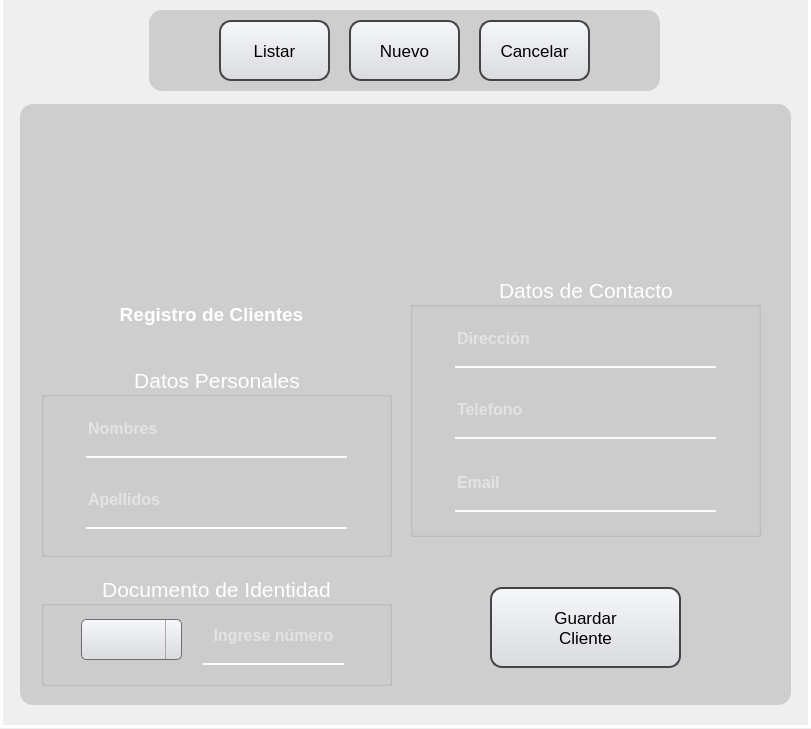
<?xml version="1.0" encoding="UTF-8"?>
<ui version="4.0">
 <class>MainWindow</class>
 <widget class="QMainWindow" name="MainWindow">
  <property name="geometry">
   <rect>
    <x>0</x>
    <y>0</y>
    <width>811</width>
    <height>729</height>
   </rect>
  </property>
  <property name="minimumSize">
   <size>
    <width>811</width>
    <height>729</height>
   </size>
  </property>
  <property name="maximumSize">
   <size>
    <width>811</width>
    <height>729</height>
   </size>
  </property>
  <property name="windowTitle">
   <string>MainWindow</string>
  </property>
  <widget class="QWidget" name="centralwidget">
   <widget class="QLabel" name="label">
    <property name="geometry">
     <rect>
      <x>0</x>
      <y>-3</y>
      <width>821</width>
      <height>731</height>
     </rect>
    </property>
    <property name="text">
     <string/>
    </property>
    <property name="pixmap">
     <pixmap>../view_img/fondo.png</pixmap>
    </property>
    <property name="scaledContents">
     <bool>true</bool>
    </property>
   </widget>
   <widget class="QLabel" name="label_3">
    <property name="enabled">
     <bool>false</bool>
    </property>
    <property name="geometry">
     <rect>
      <x>0</x>
      <y>-3</y>
      <width>811</width>
      <height>731</height>
     </rect>
    </property>
    <property name="styleSheet">
     <string notr="true">background-color: qlineargradient(spread:pad, x1:0, y1:0, x2:0, y2:00715909, stop:0 rgba(0, 0, 0, 35), stop:0.375 rgba(0, 0, 0, 50), stop:0.835227 rgba(0, 0, 0, 75));

border: 3px solid white; </string>
    </property>
    <property name="text">
     <string/>
    </property>
   </widget>
   <widget class="QLabel" name="label_9">
    <property name="geometry">
     <rect>
      <x>149</x>
      <y>10</y>
      <width>511</width>
      <height>81</height>
     </rect>
    </property>
    <property name="styleSheet">
     <string notr="true">background-color:rgba(0,0,0,35);
border-radius:13px</string>
    </property>
    <property name="text">
     <string/>
    </property>
   </widget>
   <widget class="QPushButton" name="bt_listar_cl">
    <property name="geometry">
     <rect>
      <x>219</x>
      <y>20</y>
      <width>111</width>
      <height>61</height>
     </rect>
    </property>
    <property name="font">
     <font>
      <pointsize>13</pointsize>
      <weight>50</weight>
      <bold>false</bold>
      <underline>false</underline>
      <strikeout>false</strikeout>
     </font>
    </property>
    <property name="styleSheet">
     <string notr="true">QPushButton {
	 background: qlineargradient(x1:0, y1:0, x2:0, y2:1, stop:0 #f6f7fa, stop:1 #dadbde);
	border: 2px solid #444444;
    text-align: center; 
    text-decoration: none; 
    border-radius: 12px;
}

QPushButton:hover {
	background-color: rgb(241, 241, 241);
}

QPushButton:pressed {
	background-color: rgb(223, 223, 223);
}
</string>
    </property>
    <property name="text">
     <string>Listar</string>
    </property>
   </widget>
   <widget class="QPushButton" name="bt_cancelar_cl">
    <property name="geometry">
     <rect>
      <x>479</x>
      <y>20</y>
      <width>111</width>
      <height>61</height>
     </rect>
    </property>
    <property name="font">
     <font>
      <pointsize>13</pointsize>
      <weight>50</weight>
      <bold>false</bold>
      <underline>false</underline>
      <strikeout>false</strikeout>
     </font>
    </property>
    <property name="styleSheet">
     <string notr="true">QPushButton {
	color: black;
	 background: qlineargradient(x1:0, y1:0, x2:0, y2:1, stop:0 #f6f7fa, stop:1 #dadbde);
	border: 2px solid #444444;
    text-align: center; 
    text-decoration: none; 
    border-radius: 12px;
}

QPushButton:hover {
	background-color: rgb(255, 0, 0);
}

QPushButton:pressed {
	background-color: rgb(166, 0, 0);
}</string>
    </property>
    <property name="text">
     <string>Cancelar</string>
    </property>
   </widget>
   <widget class="QPushButton" name="bt_nuevo_cl">
    <property name="geometry">
     <rect>
      <x>349</x>
      <y>20</y>
      <width>111</width>
      <height>61</height>
     </rect>
    </property>
    <property name="font">
     <font>
      <pointsize>13</pointsize>
      <weight>50</weight>
      <bold>false</bold>
      <underline>false</underline>
      <strikeout>false</strikeout>
     </font>
    </property>
    <property name="styleSheet">
     <string notr="true">QPushButton {
	 background: qlineargradient(x1:0, y1:0, x2:0, y2:1, stop:0 #f6f7fa, stop:1 #dadbde);
	border: 2px solid #444444;
    text-align: center; 
    text-decoration: none; 
    border-radius: 12px;
}

QPushButton:hover {
	background-color: rgb(241, 241, 241);
}

QPushButton:pressed {
	background-color: rgb(223, 223, 223);
}
</string>
    </property>
    <property name="text">
     <string>Nuevo</string>
    </property>
   </widget>
   <widget class="QWidget" name="window_1_cl" native="true">
    <property name="geometry">
     <rect>
      <x>0</x>
      <y>94</y>
      <width>811</width>
      <height>631</height>
     </rect>
    </property>
    <widget class="QLabel" name="label_10">
     <property name="geometry">
      <rect>
       <x>20</x>
       <y>10</y>
       <width>771</width>
       <height>601</height>
      </rect>
     </property>
     <property name="font">
      <font>
       <pointsize>8</pointsize>
      </font>
     </property>
     <property name="styleSheet">
      <string notr="true">background-color:rgba(0,0,0,35);
border-radius:13px</string>
     </property>
     <property name="text">
      <string/>
     </property>
    </widget>
    <widget class="QLabel" name="label_7">
     <property name="geometry">
      <rect>
       <x>91</x>
       <y>30</y>
       <width>241</width>
       <height>231</height>
      </rect>
     </property>
     <property name="styleSheet">
      <string notr="true">background-color: qlineargradient(spread:pad, x1:0, y1:0, x2:0, y2:00715909, stop:0 rgba(0, 0, 0, 20), stop:0.375 rgba(0, 0, 0, 50), stop:0.835227 rgba(0, 0, 0, 75));
border-radius: 20px;</string>
     </property>
     <property name="text">
      <string/>
     </property>
    </widget>
    <widget class="QLabel" name="label_2">
     <property name="geometry">
      <rect>
       <x>141</x>
       <y>71</y>
       <width>141</width>
       <height>131</height>
      </rect>
     </property>
     <property name="text">
      <string/>
     </property>
     <property name="pixmap">
      <pixmap>../view_img/img_cliente.png</pixmap>
     </property>
     <property name="scaledContents">
      <bool>true</bool>
     </property>
    </widget>
    <widget class="QLabel" name="label_4">
     <property name="geometry">
      <rect>
       <x>241</x>
       <y>38</y>
       <width>81</width>
       <height>81</height>
      </rect>
     </property>
     <property name="text">
      <string/>
     </property>
     <property name="pixmap">
      <pixmap>../view_img/METROSPLASH.png</pixmap>
     </property>
     <property name="scaledContents">
      <bool>true</bool>
     </property>
    </widget>
    <widget class="QLabel" name="label_6">
     <property name="geometry">
      <rect>
       <x>101</x>
       <y>180</y>
       <width>221</width>
       <height>81</height>
      </rect>
     </property>
     <property name="font">
      <font>
       <pointsize>14</pointsize>
       <weight>75</weight>
       <bold>true</bold>
      </font>
     </property>
     <property name="styleSheet">
      <string notr="true">color: white</string>
     </property>
     <property name="text">
      <string>Registro de Clientes</string>
     </property>
     <property name="alignment">
      <set>Qt::AlignCenter</set>
     </property>
    </widget>
    <widget class="QGroupBox" name="GB_1_CLIENT">
     <property name="geometry">
      <rect>
       <x>41</x>
       <y>272</y>
       <width>351</width>
       <height>191</height>
      </rect>
     </property>
     <property name="font">
      <font>
       <pointsize>16</pointsize>
       <weight>50</weight>
       <bold>false</bold>
      </font>
     </property>
     <property name="styleSheet">
      <string notr="true">color: white
</string>
     </property>
     <property name="title">
      <string>Datos Personales</string>
     </property>
     <property name="alignment">
      <set>Qt::AlignCenter</set>
     </property>
     <widget class="QLineEdit" name="le_name_client">
      <property name="geometry">
       <rect>
        <x>45</x>
        <y>41</y>
        <width>261</width>
        <height>51</height>
       </rect>
      </property>
      <property name="font">
       <font>
        <pointsize>12</pointsize>
        <weight>75</weight>
        <bold>true</bold>
       </font>
      </property>
      <property name="styleSheet">
       <string notr="true">background-color:rgba(0, 0, 0, 0);
border:none;
border-bottom:2px solid rgba(0, 0);
color:rgba(255, 255, 255, 230);
padding-bottom:7px;</string>
      </property>
      <property name="text">
       <string/>
      </property>
      <property name="placeholderText">
       <string>Nombres</string>
      </property>
     </widget>
     <widget class="QLineEdit" name="le_lastname_client">
      <property name="geometry">
       <rect>
        <x>45</x>
        <y>112</y>
        <width>261</width>
        <height>51</height>
       </rect>
      </property>
      <property name="font">
       <font>
        <pointsize>12</pointsize>
        <weight>75</weight>
        <bold>true</bold>
       </font>
      </property>
      <property name="styleSheet">
       <string notr="true">background-color:rgba(0, 0, 0, 0);
border:none;
border-bottom:2px solid rgba(0, 0);
color:rgba(255, 255, 255, 230);
padding-bottom:7px;</string>
      </property>
      <property name="text">
       <string/>
      </property>
      <property name="placeholderText">
       <string>Apellidos</string>
      </property>
     </widget>
    </widget>
    <widget class="QGroupBox" name="GB_2_CLIENT">
     <property name="geometry">
      <rect>
       <x>41</x>
       <y>481</y>
       <width>351</width>
       <height>111</height>
      </rect>
     </property>
     <property name="font">
      <font>
       <pointsize>16</pointsize>
       <weight>50</weight>
       <bold>false</bold>
      </font>
     </property>
     <property name="styleSheet">
      <string notr="true">QComboBox {
    color: black;
}

QGroupBox{
color: white
}
</string>
     </property>
     <property name="title">
      <string>Documento de Identidad</string>
     </property>
     <property name="alignment">
      <set>Qt::AlignCenter</set>
     </property>
     <widget class="QLineEdit" name="le_dni_client">
      <property name="geometry">
       <rect>
        <x>162</x>
        <y>39</y>
        <width>141</width>
        <height>51</height>
       </rect>
      </property>
      <property name="font">
       <font>
        <pointsize>12</pointsize>
        <weight>75</weight>
        <bold>true</bold>
       </font>
      </property>
      <property name="styleSheet">
       <string notr="true">background-color:rgba(0, 0, 0, 0);
border:none;
border-bottom:2px solid rgba(0, 0);
color:rgba(255, 255, 255, 230);
padding-bottom:7px;</string>
      </property>
      <property name="text">
       <string/>
      </property>
      <property name="alignment">
       <set>Qt::AlignCenter</set>
      </property>
      <property name="placeholderText">
       <string>Ingrese número</string>
      </property>
     </widget>
     <widget class="QComboBox" name="cb_tipoDNI_client">
      <property name="geometry">
       <rect>
        <x>40</x>
        <y>44</y>
        <width>101</width>
        <height>41</height>
       </rect>
      </property>
      <property name="font">
       <font>
        <pointsize>10</pointsize>
        <weight>50</weight>
        <bold>false</bold>
       </font>
      </property>
      <property name="styleSheet">
       <string notr="true">QComboBox {
    background: qlineargradient(x1:0, y1:0, x2:0, y2:1, stop:0 #f6f7fa, stop:1 #dadbde);
    border: 1px solid #6c6c6c;
    border-radius: 5px;
    padding: 1px 18px 1px 3px;
    min-width: 6em;
}

QComboBox::drop-down {
    border-left-width: 1px;
    border-left-color: darkgray;
    border-left-style: solid;    
}
QComboBox::down-arrow {
	border-image: url(:/Imagenes/203484.png);
}

QComboBox::hover{
	background-color: rgb(241, 241, 241);
}</string>
      </property>
     </widget>
    </widget>
    <widget class="QGroupBox" name="GB_2_CLIENT_2">
     <property name="geometry">
      <rect>
       <x>410</x>
       <y>182</y>
       <width>351</width>
       <height>261</height>
      </rect>
     </property>
     <property name="font">
      <font>
       <pointsize>16</pointsize>
       <weight>50</weight>
       <bold>false</bold>
      </font>
     </property>
     <property name="styleSheet">
      <string notr="true">color: white
</string>
     </property>
     <property name="title">
      <string>Datos de Contacto</string>
     </property>
     <property name="alignment">
      <set>Qt::AlignCenter</set>
     </property>
     <widget class="QLineEdit" name="le_direcc_client">
      <property name="geometry">
       <rect>
        <x>45</x>
        <y>41</y>
        <width>261</width>
        <height>51</height>
       </rect>
      </property>
      <property name="font">
       <font>
        <pointsize>12</pointsize>
        <weight>75</weight>
        <bold>true</bold>
       </font>
      </property>
      <property name="styleSheet">
       <string notr="true">background-color:rgba(0, 0, 0, 0);
border:none;
border-bottom:2px solid rgba(0, 0);
color:rgba(255, 255, 255, 230);
padding-bottom:7px;</string>
      </property>
      <property name="text">
       <string/>
      </property>
      <property name="placeholderText">
       <string>Dirección</string>
      </property>
     </widget>
     <widget class="QLineEdit" name="le_telf_client">
      <property name="geometry">
       <rect>
        <x>45</x>
        <y>112</y>
        <width>261</width>
        <height>51</height>
       </rect>
      </property>
      <property name="font">
       <font>
        <pointsize>12</pointsize>
        <weight>75</weight>
        <bold>true</bold>
       </font>
      </property>
      <property name="styleSheet">
       <string notr="true">background-color:rgba(0, 0, 0, 0);
border:none;
border-bottom:2px solid rgba(0, 0);
color:rgba(255, 255, 255, 230);
padding-bottom:7px;</string>
      </property>
      <property name="text">
       <string/>
      </property>
      <property name="placeholderText">
       <string>Telefono</string>
      </property>
     </widget>
     <widget class="QLineEdit" name="le_email_client">
      <property name="geometry">
       <rect>
        <x>45</x>
        <y>185</y>
        <width>261</width>
        <height>51</height>
       </rect>
      </property>
      <property name="font">
       <font>
        <pointsize>12</pointsize>
        <weight>75</weight>
        <bold>true</bold>
       </font>
      </property>
      <property name="styleSheet">
       <string notr="true">background-color:rgba(0, 0, 0, 0);
border:none;
border-bottom:2px solid rgba(0, 0);
color:rgba(255, 255, 255, 230);
padding-bottom:7px;</string>
      </property>
      <property name="text">
       <string/>
      </property>
      <property name="placeholderText">
       <string>Email</string>
      </property>
     </widget>
    </widget>
    <widget class="QPushButton" name="bt_guardar_cl">
     <property name="geometry">
      <rect>
       <x>490</x>
       <y>493</y>
       <width>191</width>
       <height>81</height>
      </rect>
     </property>
     <property name="font">
      <font>
       <pointsize>13</pointsize>
       <weight>50</weight>
       <bold>false</bold>
       <underline>false</underline>
       <strikeout>false</strikeout>
      </font>
     </property>
     <property name="styleSheet">
      <string notr="true">QPushButton {
	 background: qlineargradient(x1:0, y1:0, x2:0, y2:1, stop:0 #f6f7fa, stop:1 #dadbde);
	border: 2px solid #444444;
    text-align: center; 
    text-decoration: none; 
    border-radius: 12px;
}

QPushButton:hover {
	background-color: rgb(0, 255, 0);
}

QPushButton:pressed {
	background-color: rgb(0, 217, 0);
}</string>
     </property>
     <property name="text">
      <string>Guardar
Cliente</string>
     </property>
    </widget>
    <widget class="QLabel" name="label_8">
     <property name="geometry">
      <rect>
       <x>405</x>
       <y>31</y>
       <width>361</width>
       <height>131</height>
      </rect>
     </property>
     <property name="styleSheet">
      <string notr="true">background-color: qlineargradient(spread:pad, x1:0, y1:0, x2:0, y2:00715909, stop:0 rgba(0, 0, 0, 20), stop:0.375 rgba(0, 0, 0, 50), stop:0.835227 rgba(0, 0, 0, 75));
border-radius: 20px;</string>
     </property>
     <property name="text">
      <string/>
     </property>
    </widget>
    <widget class="QLabel" name="label_5">
     <property name="geometry">
      <rect>
       <x>470</x>
       <y>46</y>
       <width>231</width>
       <height>101</height>
      </rect>
     </property>
     <property name="text">
      <string/>
     </property>
     <property name="pixmap">
      <pixmap>../view_img/clientesvarios.png</pixmap>
     </property>
     <property name="scaledContents">
      <bool>true</bool>
     </property>
    </widget>
    <widget class="QLabel" name="warning">
     <property name="geometry">
      <rect>
       <x>420</x>
       <y>440</y>
       <width>331</width>
       <height>61</height>
      </rect>
     </property>
     <property name="font">
      <font>
       <pointsize>10</pointsize>
       <weight>75</weight>
       <bold>true</bold>
      </font>
     </property>
     <property name="styleSheet">
      <string notr="true">color: red</string>
     </property>
     <property name="text">
      <string/>
     </property>
     <property name="alignment">
      <set>Qt::AlignCenter</set>
     </property>
    </widget>
   </widget>
   <zorder>label</zorder>
   <zorder>label_3</zorder>
   <zorder>label_9</zorder>
   <zorder>window_1_cl</zorder>
   <zorder>bt_cancelar_cl</zorder>
   <zorder>bt_nuevo_cl</zorder>
   <zorder>bt_listar_cl</zorder>
  </widget>
 </widget>
 <resources>
  <include location="../view_img/Recursos.qrc"/>
 </resources>
 <connections/>
</ui>
